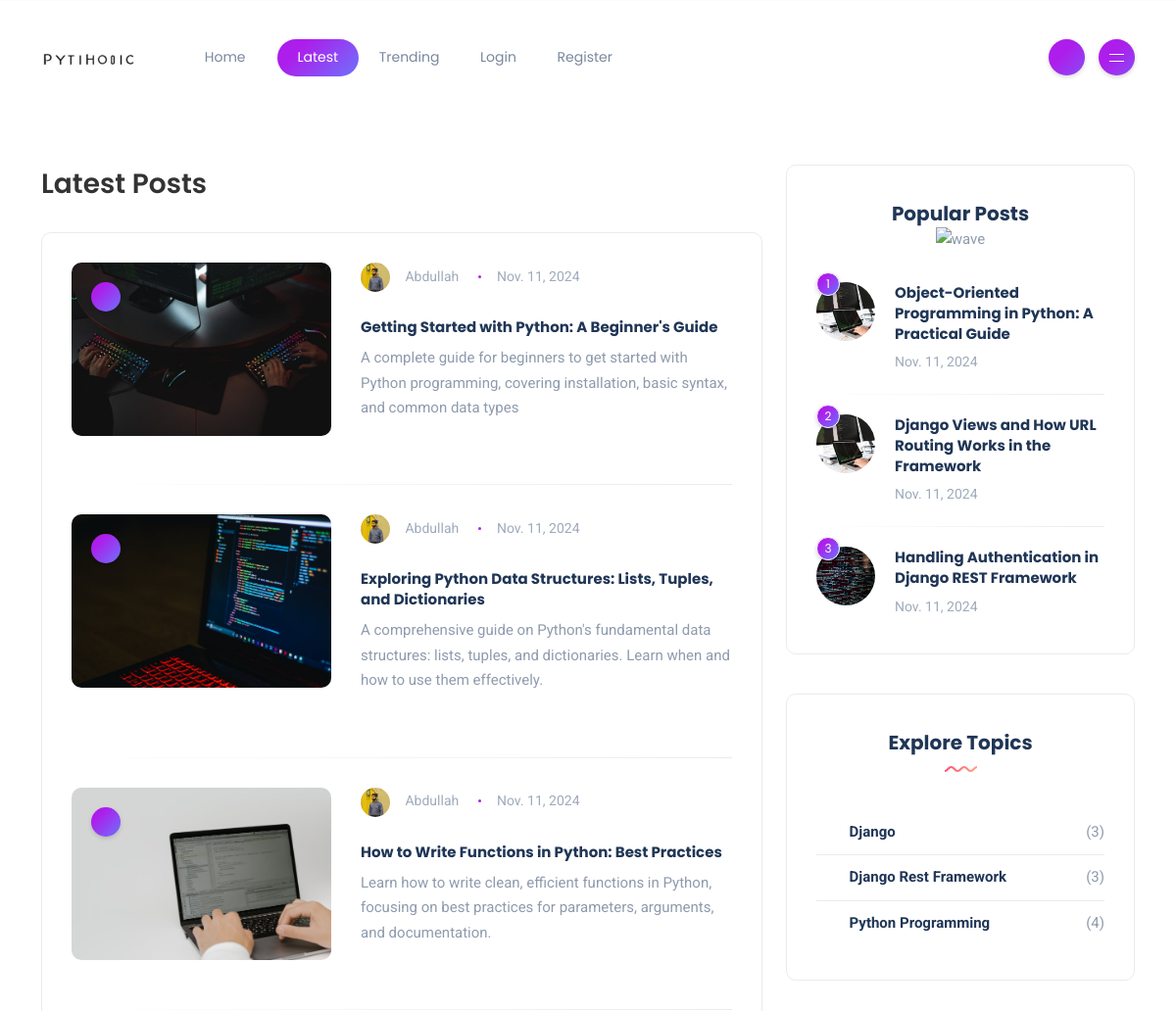
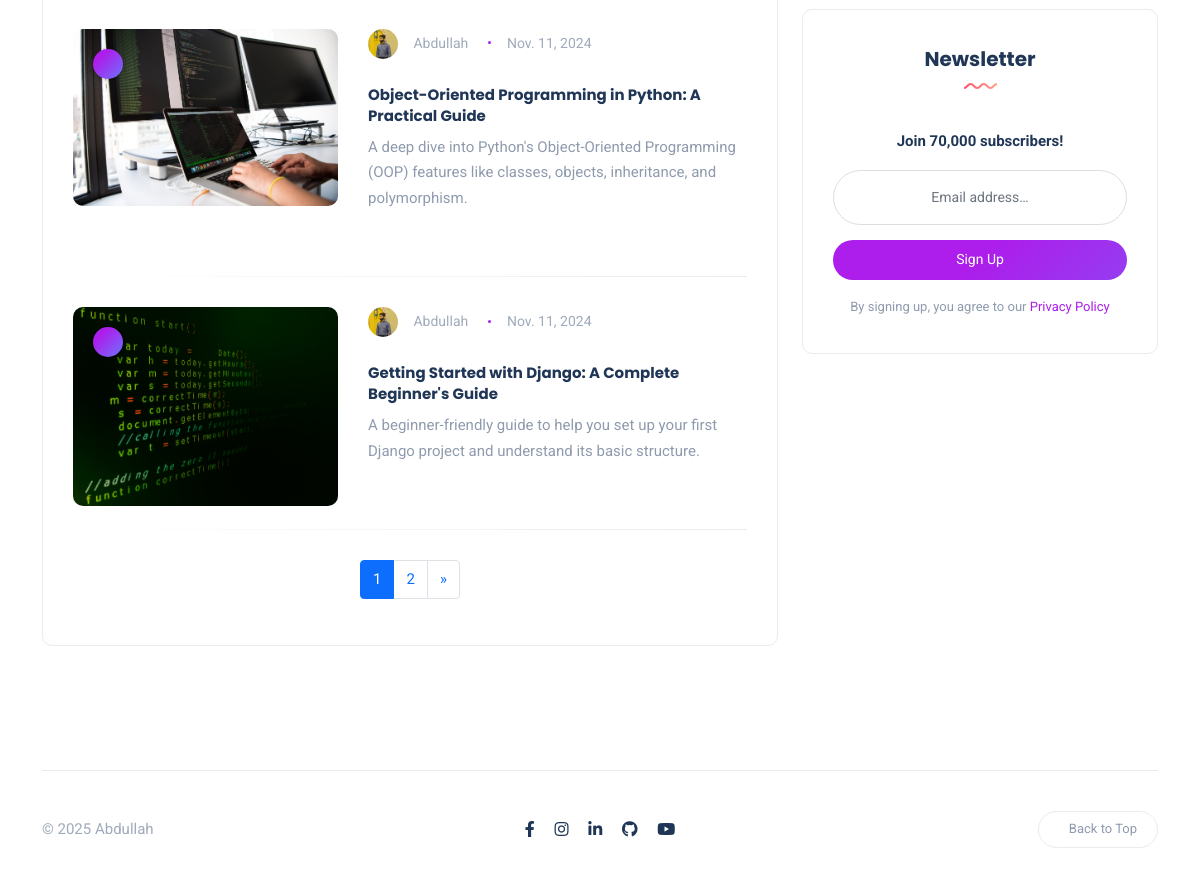
Screenshot of /blog/ with the database file from the repository (2 pictures, top to bottom).
### blog/models.py (models this page shows, shortened)
class BlogPost(models.Model):
    STATUS = (
       ('0',"Draft"),
       ('1',"Publish"),
    )
    SECTION = (
       ("Featured", "Featured"),
       ("Editor Pick", "Editor Pick"),
       ("Latest", "Latest"),
       ("Inspiration", "Inspiration"),
       ("Popular", "Popular"),
    )
    title = models.CharField(max_length=100)
    author = models.ForeignKey(User,on_delete=models.CASCADE, related_name="posts",null=True,blank=True)
    image = models.ImageField(upload_to="images")
    description = models.TextField()
    slug = models.SlugField(unique=True)
    content = RichTextUploadingField()
    views = models.IntegerField(default=0)
    sections = models.CharField(choices=SECTION, max_length= 200, default="Latest")
    status = models.CharField(choices=STATUS, max_length=100)
    created_at = models.DateField(auto_now_add=True)
    Category = models.ForeignKey(Category, on_delete=models.CASCADE, related_name="blogpost")
    objects = BlogPostManager()
    class Meta:
        permissions = [
            ("can_publish_blogpost", "Can publish blog post"),  # Custom example
            ("can_edit_blogpost", "Can edit blog post"),
            ("can_delete_blogpost", "Can delete blog post"),
        ]

class User(AbstractUser):
    name = models.CharField(max_length=255, blank=True, null=True)
    bio = models.TextField(blank=True, null=True)
    image = models.ImageField(upload_to='profile_images/', blank=True, null=True)
    def __str__(self):
        return self.username.capitalize()

class Category(models.Model):
    name = models.CharField(max_length=100)
    slug = models.SlugField(unique=True, null= True,blank=True)

### blog/views.py (the view)
# urls.py: path('blog/', Blog_Posts, name="blog_posts"),
def Blog_Posts(request):
    posts_list = BlogPost.objects.all()
    popular_posts = BlogPost.objects.order_by('-views').only('title', 'image', "created_at")[:3]
    categories = Category.objects.annotate(post_count=Count("blogpost"))
    paginator = Paginator(posts_list, 5)
    page_number = request.GET.get('page')
    posts = paginator.get_page(page_number)
    return render(request, "blog/blog.html", {"posts": posts, "popular_posts": popular_posts, "categories": categories})

### blog/context_processors.py (called while the page is built)
def categories(request):
    categories = Category.objects.values("slug", "name")[:5]
    return {'categories': categories}

### blog/templates/blog/blog.html (shortened to what this page needs)
{% extends "base.html" %}
{% load static %}
{% block content %}
<div class="container">
    <div class="spacer" data-height="50"></div>
    <div class="row">
        <div class="col-lg-8 mb-4">
            <div class="section-header">
                <h3 class="section-title">Latest Posts</h3>
            </div>
            <div class="padding-30 rounded bordered">
                <div class="row">
                    <div class="col-md-12">
                        {% for post in posts %}
                        <div class="post post-list clearfix mb-4">
                            <div class="thumb rounded">
                                <span class="post-format-sm"></span>
                                <a href="{% url 'post' post.slug %}">
                                    <div class="inner">
                                        <img src="{{ post.image.url }}" alt="{{ post.title }}">
                                    </div>
                                </a>
                            </div>
                            <div class="details">
                                <ul class="meta list-inline mb-3">
                                    <li class="list-inline-item">
                                        <a href="#">
                                            <img src="{{ post.author.image.url }}" class="author" alt="{{ post.author }}">
                                            {{ post.author }}
                                        </a>
                                    </li>
                                    <li class="list-inline-item">{{ post.created_at }}</li>
                                </ul>
                                <h5 class="post-title">
                                    <a href="{% url 'post' post.slug %}">{{ post.title }}</a>
                                </h5>
                                <p class="excerpt mb-0">{{ post.description }}</p>
                                <div class="post-bottom clearfix d-flex align-items-center">
                                    <div class="social-share me-auto">
                                    </div>
                                </div>
                            </div>
                        </div>
                        {% endfor %}
                    </div>
                    <div class="text-center">
                        <nav aria-label="Page navigation">
                            <ul class="pagination justify-content-center">
                                {% for num in posts.paginator.page_range %}
                                    <li class="page-item {% if posts.number == num %}active{% endif %}">
                                        <a class="page-link btn-gradient" href="?page={{ num }}">{{ num }}</a>
                                    </li>
                                {% endfor %}
                                {% if posts.has_next %}
                                    <li class="page-item">
                                        <a class="page-link btn-gradient" href="?page={{ posts.next_page_number }}" aria-label="Next">
                                            <span aria-hidden="true">&raquo;</span>
                                        </a>
                                    </li>
                                {% endif %}
                            </ul>
                        </nav>
                    </div>
                </div>
            </div>
        </div>
        <div class="col-lg-4">
            <div class="widget rounded">
                <div class="widget-header text-center">
                    <h3 class="widget-title">Popular Posts</h3>
                    <img src="{% static 'images/wave.svg '%}" class="wave" alt="wave" />
                </div>
                <div class="widget-content">
                    {% for popular in popular_posts %}
                    <div class="post post-list-sm circle">
                        <div class="thumb circle">
                            <span class="number">{{forloop.counter}}</span>
                            <a href="{%url 'post' popular.slug %}">
                                <div class="inner">
                                    <img src="{{popular.image.url}}" alt="post-title" />
                                </div>
                            </a>
                        </div>
                        <div class="details clearfix">
                            <h6 class="post-title my-0"><a href="{%url 'post' popular.slug %}">{{popular.title}}</a></h6>
                            <ul class="meta list-inline mt-1 mb-0">
                                <li class="list-inline-item">{{popular.created_at}}</li>
                            </ul>
                        </div>
                    </div>
                    {% endfor %}
                </div>
            </div>
					<div class="widget rounded">
						<div class="widget-header text-center">
							<h3 class="widget-title">Explore Topics</h3>
							<img src="{% static 'images/wave.svg' %}" class="wave" alt="wave" />
						</div>
						<div class="widget-content">
							<ul class="list">
								{% for category in categories%}
								<li><a href="{% url 'category_posts' category.slug %}">{{category.name}}</a><span>({{ category.post_count }})</span></li>
								{% endfor %}
							</ul>
						</div>
					</div>
					<div class="widget rounded">
						<div class="widget-header text-center">
							<h3 class="widget-title">Newsletter</h3>
							<img src="{% static 'images/wave.svg' %}" class="wave" alt="wave" />
						</div>
						<div class="widget-content">
							<span class="newsletter-headline text-center mb-3">Join 70,000 subscribers!</span>
							<form>
								<div class="mb-2">
									<input class="form-control w-100 text-center" placeholder="Email address…"
										type="email">
								</div>
								<button class="btn btn-default btn-full" type="submit">Sign Up</button>
							</form>
							<span class="newsletter-privacy text-center mt-3">By signing up, you agree to our <a
									href="#">Privacy Policy</a></span>
						</div>
					</div>
        </div>
    </div>
</div>
<div class="spacer" data-height="50"></div>
{% endblock %}

### rows the page displays
BlogPost: image (picture), author.image (picture), author "Abdullah", created_at "Nov. 11, 2024", title "Getting Started with Python: A Beginner's Guide", description "A complete guide for beginners to get started with Python programming, covering installation, basic syntax, and common data types"
BlogPost: image (picture), author.image (picture), author "Abdullah", created_at "Nov. 11, 2024", title "Exploring Python Data Structures: Lists, Tuples, and Dictionaries", description "A comprehensive guide on Python's fundamental data structures: lists, tuples, and dictionaries. Learn when and how to use them effectively."
BlogPost: image (picture), author.image (picture), author "Abdullah", created_at "Nov. 11, 2024", title "How to Write Functions in Python: Best Practices", description "Learn how to write clean, efficient functions in Python, focusing on best practices for parameters, arguments, and documentation."
BlogPost: image (picture), author.image (picture), author "Abdullah", created_at "Nov. 11, 2024", title "Object-Oriented Programming in Python: A Practical Guide", description "A deep dive into Python's Object-Oriented Programming (OOP) features like classes, objects, inheritance, and polymorphism."
BlogPost: image (picture), author.image (picture), author "Abdullah", created_at "Nov. 11, 2024", title "Getting Started with Django: A Complete Beginner's Guide", description "A beginner-friendly guide to help you set up your first Django project and understand its basic structure."
BlogPost: image (picture), title "Django Views and How URL Routing Works in the Framework", created_at "Nov. 11, 2024"
BlogPost: image (picture), title "Handling Authentication in Django REST Framework", created_at "Nov. 11, 2024"
Category: name "Django", post_count "3"
Category: name "Django Rest Framework", post_count "3"
Category: name "Python Programming", post_count "4"

### other values shown
{{ num }} "1" "2"
